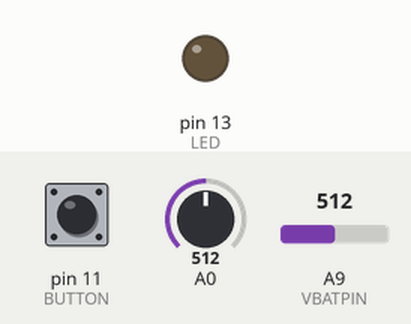
Simulated run of this sketch. Board: Arduino Leonardo, built with avr-gcc and run on an emulated ATmega32U4. Shown: output pins drawn as LEDs (lit = HIGH). Inputs (shaded band) come from the test bench; at power-on: A9 (VBATPIN) = 512, A0 = 512, pin 11 (BUTTON) HIGH. No radio packets arrive unless stated; pins used as bus, display or sensor lines are not drawn; what the sketch prints to the serial monitor is not drawn.

Above: at 7.7 s.
7.8 s: A9 (VBATPIN) set to 483
At 8.2 s:
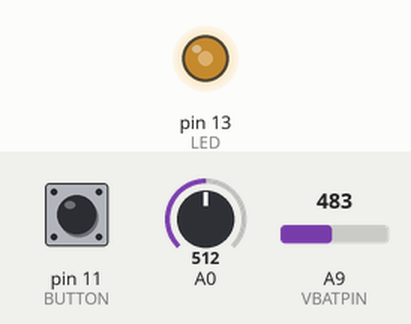
10.8 s: A0 set to 716
13.8 s: A9 (VBATPIN) set to 511
At 14.0 s:
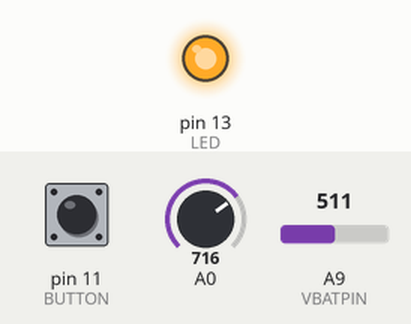
16.8 s: A9 (VBATPIN) set to 306
Timing chart, 0 to 20.8 s (numbered marks = the images above; inputs shaded):
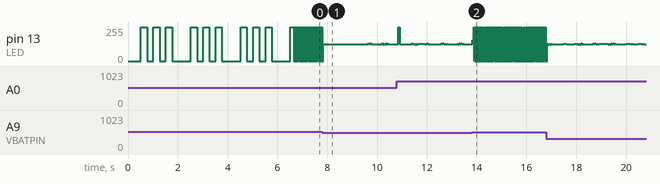

The sketch:

LoRaPulserTransmitterV2.ino
```cpp
// (licence header left out)
#include <SPI.h>
#include <RH_RF95.h>
#include <MIDIUSB.h>
#include "LoRaPulserMsgV2.h"

//#define DEBUG

#define PULSER_ID 1

#define BUTTON 11
#define LED 13
#define VBATPIN A9

// for feather32u4
#define RFM95_CS 8
#define RFM95_RST 4
#define RFM95_INT 7

// radio frequency
#define RF95_FREQ 433.0

// Singleton instance of the radio driver
RH_RF95 rf95(RFM95_CS, RFM95_INT);


uint16_t ppm;
uint16_t ppmPrev;
uint16_t ppmBuffer[9];
uint8_t ppmBufferIdx;
LoRaPulserMsg txMsg;
LoRaPulserMsg rxMsg;
bool sendMsg = false;
bool gotReply = true;
uint8_t rxBuf[RH_RF95_MAX_MESSAGE_LEN];
uint8_t rxBufLen;

uint8_t batcnt = 0;

unsigned long t_send = 0;
unsigned long t_now = 0;

uint8_t buttonStatePrev = HIGH;
uint8_t buttonState;

midiEventPacket_t midiEvent;

bool midiMode = false;


void setup()
{
  pinMode(BUTTON, INPUT_PULLUP);
  pinMode(LED, OUTPUT);
  pinMode(RFM95_RST, OUTPUT);
  digitalWrite(RFM95_RST, HIGH);

  Serial.begin(115200);
  delay(500);

#ifdef DEBUG
  Serial.println("Feather LoRa TX Test!");
#endif


  // manual reset
  digitalWrite(RFM95_RST, LOW);
  delay(10);
  digitalWrite(RFM95_RST, HIGH);
  delay(10);

  while (!rf95.init()) {

#ifdef DEBUG
    Serial.println("LoRa radio init failed");
#endif

    while (1);
  }

#ifdef DEBUG
  Serial.println("LoRa radio init OK!");
#endif

  // Defaults after init are 434.0MHz, modulation GFSK_Rb250Fd250, +13dbM
  if (!rf95.setFrequency(RF95_FREQ)) {

#ifdef DEBUG
    Serial.println("setFrequency failed");
#endif

    while (1);
  }

#ifdef DEBUG
  Serial.print("Set Freq to: "); Serial.println(RF95_FREQ);
#endif

  // Defaults after init are 434.0MHz, 13dBm, Bw = 125 kHz, Cr = 4/5, Sf = 128chips/symbol, CRC on

  // The default transmitter power is 13dBm, using PA_BOOST.
  // If you are using RFM95/96/97/98 modules which uses the PA_BOOST transmitter pin, then
  // you can set transmitter powers from 5 to 23 dBm:
  rf95.setTxPower(23, false);

  ppm = 0;
  ppmPrev = 0;
  ppmBuffer[0] = 0;
  ppmBuffer[1] = 0;
  ppmBuffer[2] = 0;
  ppmBufferIdx = 0;

  rxBufLen = sizeof(rxBuf);

  midiMode = (UDADDR & _BV(ADDEN)); // check if connected to a host computer by USB

  if (midiMode) {
    Serial.println("### Running Midi mode ###");
    setupMidiMode();
  }
  else {
    Serial.println("### Running manual mode ###");
    setupManualMode();
  }
}


void loop()
{
  if (midiMode)
    loopMidiMode();
  else
    loopManualMode();
}

void setupManualMode() {
  for (uint8_t i = 0; i < 3; i++) {
    digitalWrite(LED, HIGH);
    delay(250);
    digitalWrite(LED, LOW);
    delay(250);
    digitalWrite(LED, HIGH);
    delay(250);
    digitalWrite(LED, LOW);
    delay(250);
    digitalWrite(LED, HIGH);
    delay(250);
    digitalWrite(LED, LOW);
    delay(750);
  }

  txMsg.setPulserMask(0);
  txMsg.setPulser(PULSER_ID, true);
  txMsg.setPPM(ppm);
}


void setupMidiMode() {
  for (uint8_t i = 0; i < 3; i++) {
    digitalWrite(LED, HIGH);
    delay(250);
    digitalWrite(LED, LOW);
    delay(250);
    digitalWrite(LED, HIGH);
    delay(250);
    digitalWrite(LED, LOW);
    delay(750);
  }

  txMsg.setPulserMask(0);
  txMsg.setPPM(ppm);
}


void loopManualMode() {

  batteryIndicator();

  buttonState = digitalRead(BUTTON);

  if (buttonState == HIGH && buttonStatePrev == LOW) {
    buttonStatePrev = HIGH;
  }
  else if (buttonState == LOW && buttonStatePrev == HIGH) {

    txMsg.setInstantPulse();
    sendMessage(0);
    buttonStatePrev = LOW;

#ifdef DEBUG
    Serial.println("SHOT!!!!!");
#endif

  }
  else {

    // mean filter and floor  poti values to account for unstable measurements (alternating values...)
    ppmBuffer[ppmBufferIdx] = analogRead(A0);
    float ppmNew = (ppmBuffer[0] + ppmBuffer[1] + ppmBuffer[2] + ppmBuffer[3] + ppmBuffer[4])/5.0f;
    if (/*abs(ppmNew - ppm) > 1 || */
      (ppmBuffer[0] == ppmBuffer[1]
      && ppmBuffer[0] == ppmBuffer[2]
      && ppmBuffer[0] == ppmBuffer[3]
      && ppmBuffer[0] == ppmBuffer[4]
      && ppmBuffer[0] == ppmBuffer[5]
      && ppmBuffer[0] == ppmBuffer[6]
      && ppmBuffer[0] == ppmBuffer[7]
      && ppmBuffer[0] == ppmBuffer[8]))
    {
      ppm = ppmBuffer[0];//(uint16_t)(ppmNew+0.5);
    }
    ppmBufferIdx = (ppmBufferIdx + 1) % 9;

    t_now = millis();

    if (ppm != ppmPrev || t_now > t_send + 5000 || t_now < t_send) {

#ifdef DEBUG
    Serial.print("new ppm: "); Serial.println(ppm);
#endif

      ppmPrev = ppm;
      txMsg.setPPM(ppm);
      t_send = t_now;
      sendMessage(0);
    }
  }
}


void loopMidiMode() {

  midiEvent = MidiUSB.read();

  if (midiEvent.header != 0) {

#ifdef DEBUG
    uint8_t cnt = 0;
#endif

    txMsg.setPulserMask(0);

    do {

      if (midiEvent.header == 0x9) { // note on, channel not considered

        uint8_t p_id = (midiEvent.byte2 & 0x7F) - 60;  // pulser ids start from midi note 60 (id 0 = midi 60, id 1 = midi 61 ...)
        txMsg.setPulser(p_id, true);
      }

#ifdef DEBUG
      cnt++;
      Serial.print("Received: ");
      Serial.print(midiEvent.header);
      Serial.print("-");
      Serial.print(midiEvent.byte1);
      Serial.print("-");
      Serial.print(midiEvent.byte2);
      Serial.print("-");
      Serial.println(midiEvent.byte3);
#endif

      midiEvent = MidiUSB.read();

    } while (midiEvent.header != 0);

#ifdef DEBUG
  Serial.print("Num Midi Events received: ");
  Serial.println(cnt);
#endif

    if (txMsg.getPulserMask() != 0) {
      txMsg.setInstantPulse();
      sendMessage(0);
      digitalWrite(LED, HIGH);
      delay(1);
      digitalWrite(LED, LOW);
    }
  }
}


void sendMessage(uint8_t retries) {

  txMsg.incrementMessageId();

#ifdef DEBUG
    Serial.print("Sending message:"); // Send a message to rf95_server
    Serial.print(" p_mask="); Serial.print(txMsg.getPulserMask());
    Serial.print(" m_id="); Serial.print(txMsg.getMessageId());
    Serial.print(" ppm="); Serial.println(txMsg.getPPM());
#endif

  rf95.send(txMsg.getData(), LORAPULSER_MSGLEN);
  rf95.waitPacketSent();


  while (retries > 0) {

#ifdef DEBUG
    Serial.println("Waiting for reply...");
#endif

    if (rf95.waitAvailableTimeout(50))
    {
      // Should be a reply message for us now
      if (rf95.recv(rxBuf, &rxBufLen))
      {
        if (rxBufLen >= LORAPULSER_MSGLEN) {
          memcpy(rxMsg.getData(), rxBuf, LORAPULSER_MSGLEN);
          if (rxMsg.getPulserMask() == txMsg.getPulserMask() && rxMsg.getMessageId() == txMsg.getMessageId()) {

#ifdef DEBUG
            Serial.print("Sending success: Got reply to message:");
            Serial.print(" p_mask="); Serial.print(rxMsg.getPulserMask());
            Serial.print(" m_id="); Serial.print(rxMsg.getMessageId());
            Serial.print(" ppm="); Serial.println(rxMsg.getPPM());
            Serial.print("RSSI: ");
            Serial.println(rf95.lastRssi(), DEC);
#endif

            retries = 0;
          }
        }
      }
    }

    if (retries > 0) {
#ifdef DEBUG
        Serial.println("Failed to get response. Retrying to send...");
#endif

        retries--;

        rf95.send(txMsg.getData(), LORAPULSER_MSGLEN);
        rf95.waitPacketSent();
    }
  }
}


void batteryIndicator() {

  float measuredvbat = analogRead(VBATPIN);
  measuredvbat *= 2;    // we divided by 2, so multiply back
  measuredvbat *= 3.3;  // Multiply by 3.3V, our reference voltage
  measuredvbat /= 1024; // convert to voltage
 // measuredvbat = 3.8;
#ifdef DEBUG
 // Serial.print("VBat: " ); Serial.println(measuredvbat);
#endif

 // batcnt = constrain(measuredvbat-3.2, 0.0, 0.7)/0.7*9 + 1;


  if (measuredvbat <= 3.2) {
    if (batcnt == 0) {
      digitalWrite(LED, digitalRead(LED) ^ 1);
    }

    batcnt = (batcnt + 1) % 2;
  }
  else if (measuredvbat <= 3.9) {
     if (batcnt == 0) {
      digitalWrite(LED, digitalRead(LED) ^ 1);
    }

    batcnt = (batcnt + 1) % 20;
  }
  else {
    digitalWrite(LED, HIGH);
  }
}
```

LoRaPulserMsgV2.h
```cpp
// (licence header left out)
#ifndef LORAPULSERMSGV2_H
#define LORAPULSERMSGV2_H

#define LORAPULSER_MSGLEN 5

class LoRaPulserMsg {

public:
  uint8_t data[LORAPULSER_MSGLEN];   // message array

public:
  uint8_t* pulserMask;    // pulser id (msg[0])
  uint16_t* msgId;      // message id (msg[1-2]
  uint16_t* ppm;  // pulses per minute (msg[3-4])

public:
  LoRaPulserMsg() {
    pulserMask = data;
    msgId = (uint16_t*)(data+1);
    ppm = (uint16_t*)(data+3);

    setPulserMask(0);
    setMessageId(0);
    setPPM(0);
  }

  void setPulserMask(uint8_t pulserMask) {
    *(this->pulserMask) = pulserMask;
  }

  void setPulser(uint8_t pulserId, bool active) {
    if (pulserId < 8) {
      if (active)
        *(this->pulserMask) |= (uint8_t)(1 << pulserId);
      else
        *(this->pulserMask) &= ~(uint8_t)(1 << pulserId);
    }
  }

  void setMessageId(uint16_t msgId) {
    *(this->msgId) = msgId;
  }

  void incrementMessageId() {
    if (*(msgId) == (uint16_t)-1)
      *(this->msgId) = 0;
    else
      *(this->msgId) += 1;
  }

  void setPPM(uint16_t ppm) {
    *(this->ppm) = ppm;
  }

  void setInstantPulse() {
    *(this->ppm) = (uint16_t)-1;
  }

  uint8_t* getData() {
    return this->data;
  }

  uint8_t getPulserMask() {
    return *(this->pulserMask);
  }

  bool isPulserActive(uint8_t pulserId) {
    if (pulserId >= 8)
      return false;

    return (((*(this->pulserMask) >> pulserId) & 1) == 1);

  }

  uint16_t getMessageId() {
    return *(this->msgId);
  }

  uint16_t getPPM() {
    return *(this->ppm);
  }

  bool isInstantPulse() {
    return (*(this->ppm) == (uint16_t)-1);
  }

};


#endif
```

Measured:
- the behaviour switches between 497 and 496 on A9 (VBATPIN) (found by bisection; images 0 and 1)
